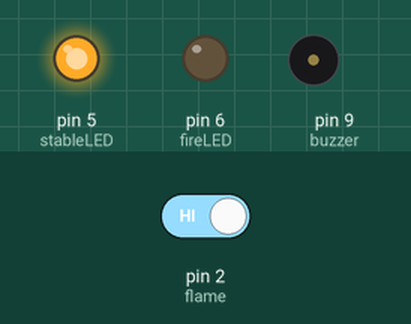
A sketch run on a simulated Arduino Uno, built with avr-gcc and run on an emulated ATmega328P. Parts: output pins drawn as LEDs (lit = HIGH), buzzer (waves = sounding). Dashed ring = blinking. The inputs (shaded band) are chosen by the test bench; at power-on: pin 2 (flame) HIGH. What the sketch prints to the serial monitor is not drawn.

Above: at 1.2 s.
1.3 s: pin 2 (flame) driven LOW
At 1.51 s:
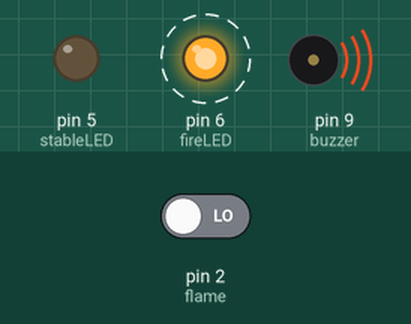
4.3 s: pin 2 (flame) driven HIGH
At 5.7 s:
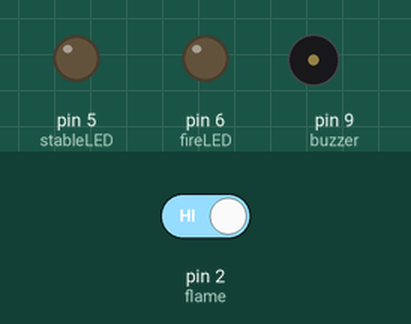
Timing chart, 0 to 8.6 s (numbered marks = the images above; inputs shaded):
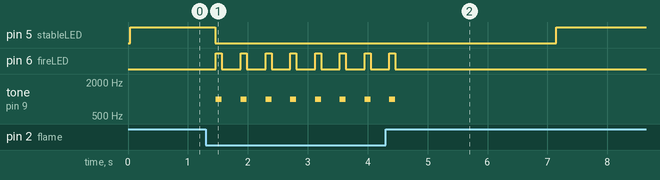

The sketch:

pyrosafe.ino
```cpp
#include <SoftwareSerial.h>

#define flame 2
#define buzzer 9
#define stableLED 5
#define fireLED 6

SoftwareSerial BTSerial(10, 11); //Arduino RX, Arduino TX.

bool fireDetected = false;  // Bool variable to track if the fire was previously detected

void setup() {
  Serial.begin(9600);
  BTSerial.begin(9600);

  pinMode(flame, INPUT);
  pinMode(stableLED, OUTPUT);
  pinMode(fireLED, OUTPUT);
  pinMode(buzzer, OUTPUT);

  Serial.println("PyroSafe Monitoring System Active");
  BTSerial.println("PyroSafe Monitoring System Active");
  digitalWrite(stableLED, HIGH);
}

void loop() {
  int fire = digitalRead(flame);

  if (fire == LOW && !fireDetected) {  // Fire just detected
    fireDetected = true;  // Update state

    Serial.println("");
    BTSerial.println("");

    Serial.println("Fire! Fire!");
    BTSerial.println("Fire! Fire!");

    // Beeping and LED flashing (continuous while fire is present)
    digitalWrite(stableLED, LOW);   // Stable LED off
  }

  if (fireDetected) {  // If fire was detected, keep beeping and flashing

    Serial.println("Fire! Fire!");
    BTSerial.println("Fire! Fire!");
    digitalWrite(fireLED, HIGH);
    tone(buzzer, 1000);
    delay(100);
    noTone(buzzer);
    digitalWrite(fireLED, LOW);
    delay(100);
  }

  if (fire == HIGH && fireDetected) {  // Fire gone, state change
    fireDetected = false;  // Update state

    for(int i=0; i<25; i++)
    {
      Serial.print("-");
      BTSerial.print("- ");
      delay(100);
    }
    Serial.println("-");
    BTSerial.println("-");

    Serial.println("Environment is Stable");
    BTSerial.println("Environment is Stable");

    digitalWrite(stableLED, HIGH);  // Peace LED on
    digitalWrite(fireLED, LOW);    // Fire LED off
    noTone(buzzer);                // Ensure buzzer is off
  }

  delay(200);
}
```

Measured:
- after the input at 1.3 s, pin 5 (stableLED): HIGH → LOW after 0.15 s; pin 6 (fireLED): alternates HIGH for 0.10 s and LOW for 0.31 s, starting after 0.17 s; tone on pin 9 (buzzer): alternates 1000 Hz for 0.10 s and silent for 0.31 s, starting after 0.17 s
- after the input at 4.3 s, pin 5 (stableLED): LOW → HIGH after 2.8 s; pin 6 (fireLED): goes on until 4.5 s, then stays LOW; tone on pin 9 (buzzer): goes on until 4.5 s, then stays silent
